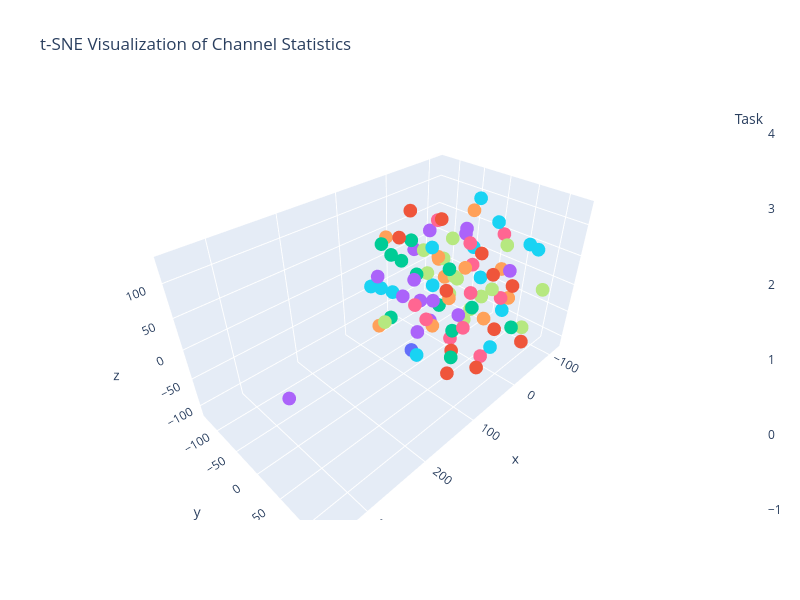

The notebook cell saved with this chart:
### Code cell
from sklearn.manifold import TSNE
import plotly.graph_objects as go
import plotly.express as px

# Combine all vectors and create labels
vectors = np.array([ds_vecs[key] for key in RUN_KEYS])
labels = [f"{key[2]}_S{key[1]}_T{key[3]}" for key in RUN_KEYS]

all_tasks = list(set([key[2] for key in RUN_KEYS]))
colors = px.colors.qualitative.Plotly
task2color = {task: colors[i % len(colors)] for i, task in enumerate(all_tasks)}

# Apply t-SNE
tsne = TSNE(n_components=3, random_state=42)
tsne_results = tsne.fit_transform(vectors)

# Create plotly scatter plot
fig = go.Figure(data=go.Scatter3d(
    x=tsne_results[:, 0],
    y=tsne_results[:, 1],
    z=tsne_results[:, 2],
    mode='markers',
    marker=dict(
        size=8,
        color=[task2color[key[2]] for key in RUN_KEYS],
        colorscale='Viridis',
        showscale=True,
        colorbar=dict(title="Task")
    ),
    text=labels,
    hoverinfo='text',
))

fig.update_layout(
    title='t-SNE Visualization of Channel Statistics',
    xaxis_title='t-SNE 1',
    yaxis_title='t-SNE 2',
    height=600,
    width=800
)

fig.show()

### Figure 1 — Plotly figure (JSON) as saved in the notebook; plotly's stock layout.template omitted (floating-point values rounded to 4 significant figures)
{"data": [{"hoverinfo": "text", "marker": {"color": ["#00CC96", "#00CC96", "#00CC96", "#00CC96", "#00CC96", "#00CC96", "#00CC96", "#00CC96", "#00CC96", "#00CC96", "#00CC96", "#00CC96", "#EF553B", "#EF553B", "#EF553B", "#EF553B", "#EF553B", "#EF553B", "#EF553B", "#EF553B", "#EF553B", "#EF553B", "#EF553B", "#EF553B", "#FFA15A", "#FFA15A", "#FFA15A", "#FFA15A", "#FFA15A", "#FFA15A", "#FFA15A", "#FFA15A", "#FFA15A", "#FFA15A", "#FFA15A", "#FFA15A", "#FF6692", "#FF6692", "#FF6692", "#FF6692", "#FF6692", "#FF6692", "#FF6692", "#FF6692", "#FF6692", "#FF6692", "#FF6692", "#B6E880", "#B6E880", "#B6E880", "#B6E880", "#B6E880", "#B6E880", "#B6E880", "#B6E880", "#B6E880", "#B6E880", "#B6E880", "#B6E880", "#B6E880", "#B6E880", "#B6E880", "#AB63FA", "#AB63FA", "#AB63FA", "#AB63FA", "#AB63FA", "#AB63FA", "#AB63FA", "#AB63FA", "#AB63FA", "#AB63FA", "#AB63FA", "#AB63FA", "#AB63FA", "#AB63FA", "#19D3F3", "#19D3F3", "#19D3F3", "#19D3F3", "#19D3F3", "#19D3F3", "#19D3F3", "#19D3F3", "#19D3F3", "#19D3F3", "#19D3F3", "#19D3F3", "#19D3F3", "#19D3F3", "#636EFA"], "colorbar": {"title": {"text": "Task"}}, "colorscale": [[0, "#440154"], [0.1111, "#482878"], [0.2222, "#3e4989"], [0.3333, "#31688e"], [0.4444, "#26828e"], [0.5556, "#1f9e89"], [0.6667, "#35b779"], [0.7778, "#6ece58"], [0.8889, "#b5de2b"], [1, "#fde725"]], "showscale": true, "size": 8}, "mode": "markers", "text": ["Sherlock1_S1_T1", "Sherlock1_S2_T1", "Sherlock1_S3_T1", "Sherlock1_S4_T1", "Sherlock1_S5_T1", "Sherlock1_S6_T1", "Sherlock1_S7_T1", "Sherlock1_S8_T1", "Sherlock1_S9_T1", "Sherlock1_S10_T1", "Sherlock1_S11_T2", "Sherlock1_S12_T2", "Sherlock2_S1_T1", "Sherlock2_S2_T1", "Sherlock2_S3_T1", "Sherlock2_S4_T1", "Sherlock2_S5_T1", "Sherlock2_S6_T1", "Sherlock2_S7_T1", "Sherlock2_S8_T1", "Sherlock2_S9_T1", "Sherlock2_S10_T1", "Sherlock2_S11_T1", "Sherlock2_S12_T1", "Sherlock3_S1_T1", "Sherlock3_S2_T1", "Sherlock3_S3_T1", "Sherlock3_S4_T1", "Sherlock3_S5_T1", "Sherlock3_S6_T1", "Sherlock3_S7_T1", "Sherlock3_S8_T1", "Sherlock3_S9_T1", "Sherlock3_S10_T1", "Sherlock3_S11_T1", "Sherlock3_S12_T1", "Sherlock4_S1_T1", "Sherlock4_S2_T1", "Sherlock4_S3_T1", "Sherlock4_S4_T1", "Sherlock4_S5_T1", "Sherlock4_S6_T1", "Sherlock4_S7_T1", "Sherlock4_S9_T1", "Sherlock4_S10_T1", "Sherlock4_S11_T1", "Sherlock4_S12_T1", "Sherlock5_S1_T1", "Sherlock5_S2_T1", "Sherlock5_S3_T1", "Sherlock5_S4_T1", "Sherlock5_S5_T1", "Sherlock5_S6_T1", "Sherlock5_S7_T1", "Sherlock5_S8_T1", "Sherlock5_S9_T1", "Sherlock5_S10_T1", "Sherlock5_S11_T1", "Sherlock5_S12_T1", "Sherlock5_S13_T1", "Sherlock5_S14_T1", "Sherlock5_S15_T1", "Sherlock6_S1_T1", "Sherlock6_S2_T1", "Sherlock6_S3_T1", "Sherlock6_S4_T1", "Sherlock6_S5_T1", "Sherlock6_S6_T1", "Sherlock6_S7_T1", "Sherlock6_S8_T1", "Sherlock6_S9_T1", "Sherlock6_S10_T1", "Sherlock6_S11_T1", "Sherlock6_S12_T1", "Sherlock6_S13_T1", "Sherlock6_S14_T1", "Sherlock7_S1_T1", "Sherlock7_S2_T1", "Sherlock7_S3_T1", "Sherlock7_S4_T1", "Sherlock7_S5_T1", "Sherlock7_S6_T1", "Sherlock7_S7_T1", "Sherlock7_S8_T1", "Sherlock7_S9_T1", "Sherlock7_S10_T1", "Sherlock7_S11_T1", "Sherlock7_S12_T1", "Sherlock7_S13_T1", "Sherlock7_S14_T1", "COMPETITION_HOLDOUT_S2025_T1"], "type": "scatter3d", "x": [-55.81, 44.37, 35.95, 40.09, -5.284, -2.039, 61.51, 22.89, 9.757, 92.42, 34.1, 43.38, 68.33, 70.95, -59.7, 82.81, -13.82, 66.06, -41.07, 11.85, -49.65, 26.49, -12.47, 13.25, 23.22, -82.42, 101.9, -3.542, 13.18, -94.29, -66.82, 31.09, 43.62, -85.6, -76.32, 39.88, -8.472, -11.39, -44.55, 83.58, -9.381, -71.43, 94.44, -109.3, 4.782, 76.79, -45.52, -24.61, -67.05, -25.13, -26.17, -61.84, 24.48, -50.7, -10.81, -28.82, -74.5, -27.93, -42.29, 42.94, -9.602, 125.9, -58.08, 2.267, 87.36, 9.054, 347.9, 69.02, 23.55, -6.333, -87.24, 20.74, -65.12, 111.4, -59.27, 52.45, -106.0, 22.61, 19.31, -36.29, -45.35, 107.5, -61.44, -115.0, -117.1, 78.14, 54.14, -70.57, 91.97, -107.0, 62.75], "y": [-64.83, 44.35, 69.27, -87.82, -109.7, -85.02, -86.39, 127.5, 4.32, 82.0, -38.83, -85.97, -42.63, 61.15, 102.6, 58.9, 65.28, 107.7, 62.7, -75.18, 17.75, 32.1, 99.48, -12.87, -11.64, -77.5, -51.62, 64.99, -127.1, 28.31, -80.48, 48.16, 33.53, 53.36, -22.55, 6.729, 33.4, -0.8849, 64.13, 91.31, 23.47, -12.45, 36.16, 15.56, 72.59, -1.666, -69.14, -12.0, -37.99, -19.55, 12.76, 120.6, -34.73, 24.98, 83.2, -23.69, -10.57, 116.3, -49.8, 102.4, -55.11, -13.52, -130.4, 22.15, 5.275, -52.01, 85.02, -2.236, -12.68, -42.43, -42.66, 37.63, 60.98, -42.1, -96.75, -49.78, -17.82, 98.73, -106.0, -65.29, 9.08, 32.25, 33.53, 75.21, -45.9, 27.23, -97.17, 84.23, -78.82, 32.2, -19.51], "z": [-98.61, -42.32, 7.504, 31.48, -6.033, 42.31, 58.71, -3.028, 31.62, -42.1, 14.72, -85.75, 87.82, -98.75, -88.99, 52.5, 38.1, -61.06, -75.78, 100.2, 40.14, -98.09, 35.12, 107.6, -74.19, -56.79, -53.59, -34.24, 37.92, -1.5, -15.44, 61.16, 9.925, -41.37, 89.57, 65.4, -5.258, -113.0, -16.85, 9.408, 74.89, -0.8208, 0.2498, 50.76, -98.18, -2.913, 67.69, -2.746, -36.89, -39.13, -74.65, 15.88, 54.19, -35.58, 93.4, 58.26, -90.0, -36.11, 7.537, 56.38, -8.612, -14.03, -12.4, -46.58, 47.8, -51.82, 62.44, -56.61, -26.21, -95.06, 38.74, 113.1, 21.14, 42.8, 35.37, -21.81, -42.46, -54.54, -55.41, -48.35, 127.8, -58.46, 93.52, 43.6, 1.339, 102.4, -27.67, 72.42, 0.9551, -86.71, -106.0]}], "layout": {"height": 600, "title": {"text": "t-SNE Visualization of Channel Statistics"}, "width": 800, "xaxis": {"title": {"text": "t-SNE 1"}}, "yaxis": {"title": {"text": "t-SNE 2"}}}}
